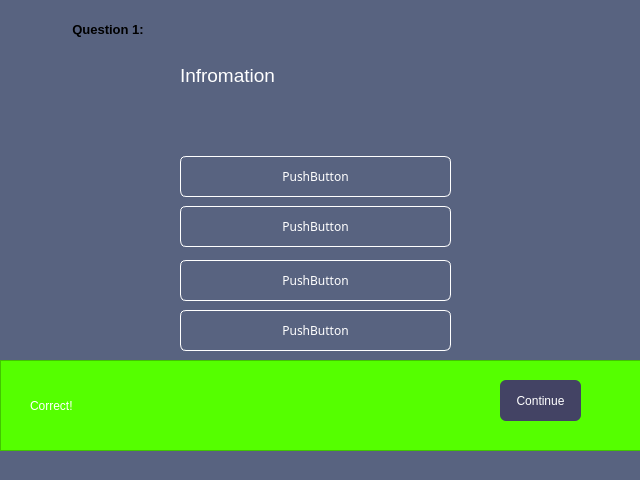
<?xml version="1.0" encoding="UTF-8"?>
<ui version="4.0">
 <class>MainWindow</class>
 <widget class="QMainWindow" name="MainWindow">
  <property name="geometry">
   <rect>
    <x>0</x>
    <y>0</y>
    <width>640</width>
    <height>480</height>
   </rect>
  </property>
  <property name="windowTitle">
   <string>MainWindow</string>
  </property>
  <property name="styleSheet">
   <string notr="true">background-color: #586380;</string>
  </property>
  <widget class="QWidget" name="centralwidget">
   <widget class="QGroupBox" name="question_count">
    <property name="geometry">
     <rect>
      <x>70</x>
      <y>20</y>
      <width>511</width>
      <height>91</height>
     </rect>
    </property>
    <property name="font">
     <font>
      <pointsize>10</pointsize>
      <weight>75</weight>
      <bold>true</bold>
     </font>
    </property>
    <property name="styleSheet">
     <string notr="true">border-radius: 4px;</string>
    </property>
    <property name="title">
     <string>Question 1:</string>
    </property>
    <widget class="QLabel" name="question">
     <property name="geometry">
      <rect>
       <x>110</x>
       <y>40</y>
       <width>171</width>
       <height>31</height>
      </rect>
     </property>
     <property name="font">
      <font>
       <family>MS Shell Dlg 2</family>
       <pointsize>14</pointsize>
       <weight>9</weight>
       <italic>false</italic>
       <bold>false</bold>
      </font>
     </property>
     <property name="styleSheet">
      <string notr="true">color: rgb(255, 255, 255);
font: 75 14pt &quot;MS Shell Dlg 2&quot;;</string>
     </property>
     <property name="text">
      <string>Infromation</string>
     </property>
    </widget>
   </widget>
   <widget class="QGroupBox" name="groupBox_2">
    <property name="geometry">
     <rect>
      <x>70</x>
      <y>140</y>
      <width>511</width>
      <height>211</height>
     </rect>
    </property>
    <property name="font">
     <font>
      <pointsize>9</pointsize>
      <weight>75</weight>
      <bold>true</bold>
     </font>
    </property>
    <property name="styleSheet">
     <string notr="true">background-color: #586380;
color: rgb(255, 255, 255);
border-radius: 4px;</string>
    </property>
    <property name="title">
     <string/>
    </property>
    <widget class="QPushButton" name="answer_2">
     <property name="geometry">
      <rect>
       <x>110</x>
       <y>66</y>
       <width>271</width>
       <height>41</height>
      </rect>
     </property>
     <property name="font">
      <font>
       <family>Segoe UI Black</family>
       <pointsize>9</pointsize>
       <weight>10</weight>
       <italic>false</italic>
       <bold>false</bold>
      </font>
     </property>
     <property name="styleSheet">
      <string notr="true">QPushButton#answer_2{
border: 1px solid white;
border-radius: 6px;
	font: 87 9pt &quot;Segoe UI Black&quot;;
}
QPushButton#answer_2:hover {
border: 2px solid white;
border-radius: 6px;
}</string>
     </property>
     <property name="text">
      <string>PushButton</string>
     </property>
    </widget>
    <widget class="QPushButton" name="answer_1">
     <property name="geometry">
      <rect>
       <x>110</x>
       <y>16</y>
       <width>271</width>
       <height>41</height>
      </rect>
     </property>
     <property name="font">
      <font>
       <family>Segoe UI Black</family>
       <pointsize>9</pointsize>
       <weight>10</weight>
       <italic>false</italic>
       <bold>false</bold>
      </font>
     </property>
     <property name="styleSheet">
      <string notr="true">QPushButton#answer_1{
border: 1px solid white;
border-radius: 6px;
	font: 87 9pt &quot;Segoe UI Black&quot;;
}
QPushButton#answer_1:hover {
border: 2px solid white;
border-radius: 6px;
}</string>
     </property>
     <property name="text">
      <string>PushButton</string>
     </property>
    </widget>
    <widget class="QPushButton" name="answer_4">
     <property name="geometry">
      <rect>
       <x>110</x>
       <y>170</y>
       <width>271</width>
       <height>41</height>
      </rect>
     </property>
     <property name="font">
      <font>
       <family>Segoe UI Black</family>
       <pointsize>9</pointsize>
       <weight>10</weight>
       <italic>false</italic>
       <bold>false</bold>
      </font>
     </property>
     <property name="styleSheet">
      <string notr="true">QPushButton#answer_4{
border: 1px solid white;
border-radius: 6px;
	font: 87 9pt &quot;Segoe UI Black&quot;;
}
QPushButton#answer_4:hover {
border: 2px solid white;
border-radius: 6px;
}</string>
     </property>
     <property name="text">
      <string>PushButton</string>
     </property>
    </widget>
    <widget class="QPushButton" name="answer_3">
     <property name="geometry">
      <rect>
       <x>110</x>
       <y>120</y>
       <width>271</width>
       <height>41</height>
      </rect>
     </property>
     <property name="font">
      <font>
       <family>Segoe UI Black</family>
       <pointsize>9</pointsize>
       <weight>10</weight>
       <italic>false</italic>
       <bold>false</bold>
      </font>
     </property>
     <property name="styleSheet">
      <string notr="true">QPushButton#answer_3{
border: 1px solid white;
border-radius: 6px;
	font: 87 9pt &quot;Segoe UI Black&quot;;
}
QPushButton#answer_3:hover {
border: 2px solid white;
border-radius: 6px;
}</string>
     </property>
     <property name="text">
      <string>PushButton</string>
     </property>
    </widget>
   </widget>
   <widget class="QPushButton" name="okey">
    <property name="geometry">
     <rect>
      <x>494</x>
      <y>380</y>
      <width>91</width>
      <height>41</height>
     </rect>
    </property>
    <property name="styleSheet">
     <string notr="true">QPushButton#okey{
color: rgb(255, 255, 255);
border-radius: 6px;
background-color: #7583ff;
	font: 75 10pt &quot;MS Shell Dlg 2&quot;;
}

QPushButton#okey:hover {
  background-color: blue;
	font: 75 9pt &quot;MS Shell Dlg 2&quot;;
}</string>
    </property>
    <property name="text">
     <string>Đáp án</string>
    </property>
   </widget>
   <widget class="QPushButton" name="continues">
    <property name="geometry">
     <rect>
      <x>384</x>
      <y>380</y>
      <width>91</width>
      <height>41</height>
     </rect>
    </property>
    <property name="styleSheet">
     <string notr="true">QPushButton#continues{
border-radius: 6px;
background-color: rgb(67, 67, 100);
	font: 75 9pt &quot;MS Shell Dlg 2&quot;;
	color: rgb(255, 255, 255);
}

QPushButton#continues:hover {
	font: 75 10pt &quot;MS Shell Dlg 2&quot;;
  background-color: rgb(57, 57, 85)
}</string>
    </property>
    <property name="text">
     <string>Continue</string>
    </property>
   </widget>
   <widget class="QFrame" name="frame">
    <property name="geometry">
     <rect>
      <x>0</x>
      <y>360</y>
      <width>641</width>
      <height>91</height>
     </rect>
    </property>
    <property name="styleSheet">
     <string notr="true">background-color: rgb(85, 255, 0);
background-color: rgb(255, 0, 0);
background-color: rgb(85, 255, 0);
</string>
    </property>
    <property name="frameShape">
     <enum>QFrame::StyledPanel</enum>
    </property>
    <property name="frameShadow">
     <enum>QFrame::Raised</enum>
    </property>
    <widget class="QPushButton" name="continues_2">
     <property name="geometry">
      <rect>
       <x>500</x>
       <y>20</y>
       <width>81</width>
       <height>41</height>
      </rect>
     </property>
     <property name="styleSheet">
      <string notr="true">QPushButton#continues_2{
border-radius: 6px;
background-color: rgb(67, 67, 100);
	font: 75 9pt &quot;MS Shell Dlg 2&quot;;
	color: rgb(255, 255, 255);
}

QPushButton#continues_2:hover {
	font: 75 10pt &quot;MS Shell Dlg 2&quot;;
  background-color: rgb(57, 57, 85)
}</string>
     </property>
     <property name="text">
      <string>Continue</string>
     </property>
    </widget>
    <widget class="QLabel" name="thong_bao">
     <property name="geometry">
      <rect>
       <x>30</x>
       <y>30</y>
       <width>161</width>
       <height>31</height>
      </rect>
     </property>
     <property name="styleSheet">
      <string notr="true">font: 75 17pt &quot;MS Shell Dlg 2&quot;;
font: 87 12pt &quot;Segoe UI Black&quot;;
font: 75 17pt &quot;Verdana&quot;;
color: rgb(255, 255, 255);</string>
     </property>
     <property name="text">
      <string>Correct!</string>
     </property>
    </widget>
    <widget class="QLabel" name="noti">
     <property name="geometry">
      <rect>
       <x>200</x>
       <y>30</y>
       <width>181</width>
       <height>31</height>
      </rect>
     </property>
     <property name="styleSheet">
      <string notr="true">font: 10pt &quot;MS Shell Dlg 2&quot;;
font: 12pt &quot;MS Shell Dlg 2&quot;;</string>
     </property>
     <property name="text">
      <string/>
     </property>
    </widget>
   </widget>
  </widget>
  <widget class="QMenuBar" name="menubar">
   <property name="geometry">
    <rect>
     <x>0</x>
     <y>0</y>
     <width>640</width>
     <height>21</height>
    </rect>
   </property>
  </widget>
  <widget class="QStatusBar" name="statusbar"/>
 </widget>
 <resources/>
 <connections/>
</ui>
